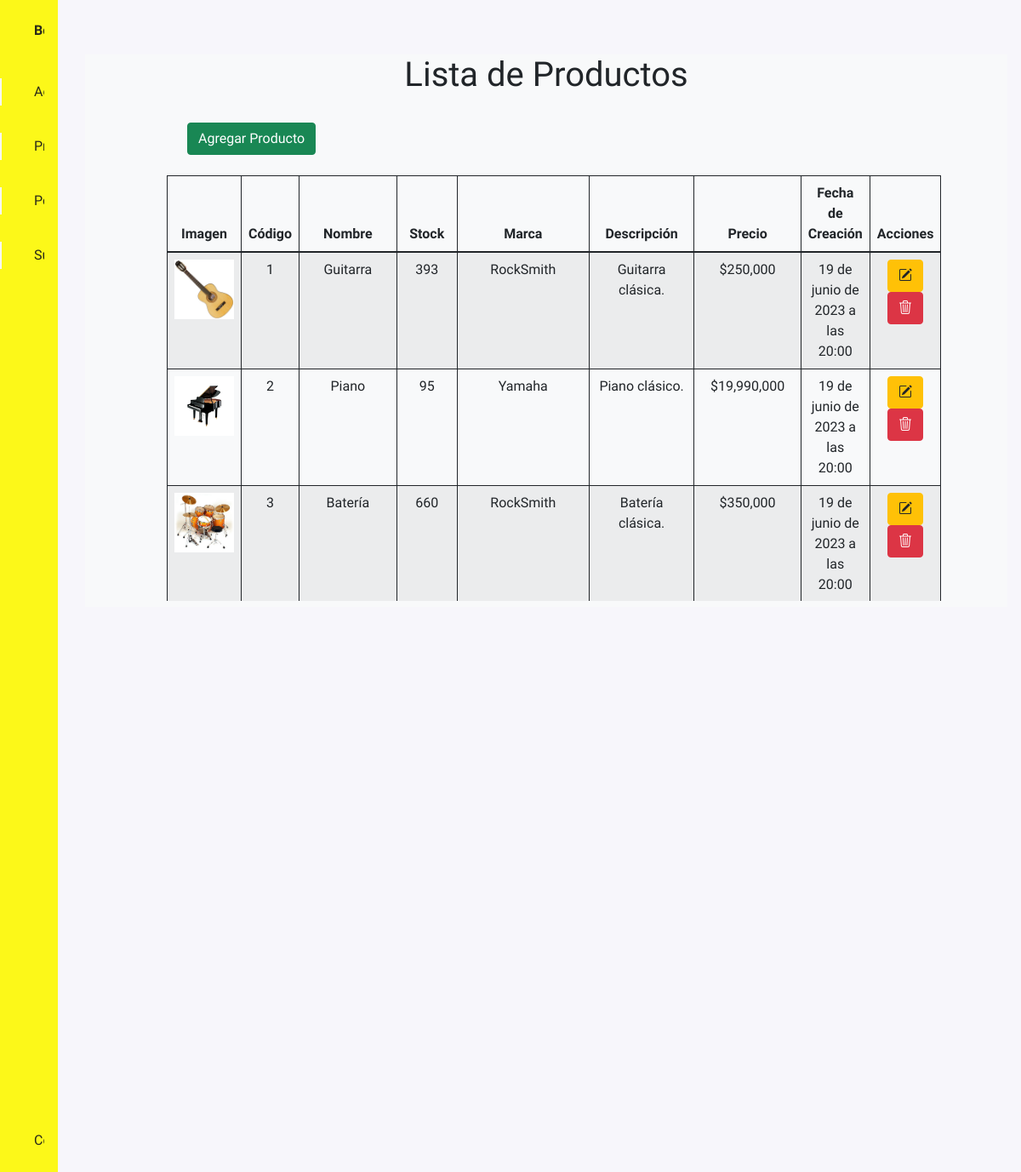
/bodega/productos/ (signed in), run on the app's committed database.
### bodega/models.py (models this page shows, shortened)
class Producto(models.Model):
    codigo = models.IntegerField(primary_key=True, null=False, unique=True, verbose_name='Codigo')
    nombre = models.CharField(max_length=50, null=False, verbose_name='Nombre')
    stock = models.IntegerField(null=False, default=0, verbose_name='Stock')
    descripcion = models.CharField(max_length=400, verbose_name='Descripción')
    marca = models.CharField(max_length=80, verbose_name='Marca')
    precio = models.IntegerField(null=False, default=0, verbose_name='Precio')
    imagen = models.ImageField(null=True, blank=True, upload_to='productos/', verbose_name='Imagen')
    fecha_creacion = models.DateTimeField(auto_now_add=True, verbose_name='Fecha de Creación')
    class Meta:
        verbose_name='producto'
        verbose_name_plural='productos'
        ordering=['codigo']

### bodega/views.py (the view)
# urls.py: path('bodega/productos/', productos_list, name="productos_list"),
@login_required
def productos_list(request):
    context = {'productos' : Producto.objects.all()}
    return render(request, 'core/producto/productos.html', context)

### bodega/templates/core/producto/productos.html (shortened to what this page needs)
{% extends 'core/base.html' %}
{% load static humanize %}
{% block content %}
<div class="container">
    <div class="row text-center my-4 mx-5">
        <h1>Lista de Productos</h1>
        <div class="col-lg-12 producto">
            <div class="text-start my-4 mx-5">
                <a href="{% url 'productos_new' %}" class="btn btn-success">Agregar Producto</a>
            </div>
            <div class="container-fluid table-wrapper">
                <table id="table" class="table table-hover table-bordered border-dark table-striped">
                    <thead>
                        <tr>
                            <th scope="col" class="fw-bold">Imagen</th>
                            <th scope="col" class="fw-bold">Código</th>
                            <th scope="col" class="fw-bold">Nombre</th>
                            <th scope="col" class="fw-bold">Stock</th>
                            <th scope="col" class="fw-bold">Marca</th>
                            <th scope="col" class="fw-bold">Descripción</th>
                            <th scope="col" class="fw-bold">Precio</th>
                            <th scope="col" class="fw-bold">Fecha de Creación</th>
                            <th scope="col" class="fw-bold">Acciones</th>
                        </tr>
                    </thead>
                    <tbody>
                        {% for p in productos %}
                        <tr>
                            {% if p.imagen %}
                            <td><img width="70px" src="{{p.imagen.url}}" alt="{{p.imagen}}"></td>
                            {% else %}
                            <td><img width="70px" src="{% static 'core/img/default.png' %}" alt=""></td>
                            {% endif %}
                            <td>{{p.codigo}}</td>
                            <td>{{p.nombre}}</td>
                            <td>{{p.stock}}</td>
                            <td>{{p.marca}}</td>
                            <td>{{p.descripcion}}</td>
                            <td>${{p.precio|intcomma:False}}</td>
                            <td>{{p.fecha_creacion}}</td>
                            <td>
                                <a class="btn btn-warning" href="/bodega/productos/{{p.codigo}}/edit"
                                    data-bs-toggle="tooltip" data-bs-title="Editar producto">
                                    <i class="bi bi-pencil-square text-dark"></i>
                                </a>
                                <a class="btn btn-danger modal-borrar" href="/bodega/productos/{{p.codigo}}/delete"
                                    data-bs-toggle="tooltip" data-bs-title="Eliminar producto">
                                    <i class="bi bi-trash3"></i>
                                </a>
                            </td>
                        </tr>
                        {% empty %}
                        <tr>
                            <td class="text-center fw-bold" colspan="9">No hay productos registrados.</td>
                        </tr>
                        {% endfor %}
                    </tbody>
                </table>
            </div>
        </div>
    </div>
    {% endblock %}

### bodega/templates/core/base.html (shortened to what this page needs)
<!DOCTYPE html>
<html lang="es">
<head>
  {% load static %}
  <link href="https://cdn.jsdelivr.net/npm/bootstrap@5.1.3/dist/css/bootstrap.min.css" rel="stylesheet"
>
  <link rel="stylesheet" href="https://cdn.jsdelivr.net/npm/bootstrap-icons@1.8.2/font/bootstrap-icons.css">
  <link rel="stylesheet" href="{% static 'core/css/styles.css' %}">
  <link rel="stylesheet" href="https://cdn.jsdelivr.net/npm/boxicons@latest/css/boxicons.min.css">
  <link rel="stylesheet" href="{% static 'core/css/styles.css' %}" type="text/css">
</head>
<body id="body-pd">
  <header class="header" id="header">
  </header>
  <div class="l-navbar" id="nav-bar">
    <nav class="nav">
      <div> <a href="{% url 'index' %}" class="nav_logo">  <span class="nav_logo-name">Bodega
            Central</span> </a>
        <div class="nav_list">
          <a href="{% url 'admin_view' %}" class="nav_link active">  <span
            class="nav_name">Administrador</span></a>
          <a href="{% url 'productos_list' %}" class="nav_link active">  <span
              class="nav_name">Productos</span></a>
          <a href="{% url 'pedidos_list' %}" class="nav_link active">  <span
            class="nav_name">Pedidos</span></a>
          <a href="{% url 'sucursal_list' %}" class="nav_link active">  <span
            class="nav_name">Sucursales</span></a>
        </div>
      </div>
      <a href="{% url 'logout' %}" class="nav_link" id="logout"> <span
        class="nav_name">Cerrar Sesión</span></a>
    </nav>
  </div>
  <div class="bg-light">
    {% block content %}{% endblock %}
</body>
</html>

### bodega/static/core/css/styles.css (style rules this page uses)
:root { --header-height: 3rem; --nav-width: 68px; --first-color: #fcf819; --first-color-light: #AFA5D9; --white-color: #F7F6FB; --body-font: 'Nunito', sans-serif; --normal-font-size: 1rem; --z-fixed: 100 }
body { background-color: #F7F6FB; position: relative; margin: var(--header-height) 0 0 0; padding: 0 1rem; font-family: var(--body-font); font-size: var(--normal-font-size); transition: .5s }
a { text-decoration: none }
.header { width: 100%; height: var(--header-height); position: fixed; top: 0; left: 0; display: flex; align-items: center; justify-content: space-between; padding: 0 1rem; z-index: var(--z-fixed); transition: .5s }
.l-navbar { position: fixed; top: 0; left: -30%; width: var(--nav-width); height: 100vh; background-color: var(--first-color); padding: .5rem 1rem 0 0; transition: .5s; z-index: var(--z-fixed) }
.nav { height: 100%; display: flex; flex-direction: column; justify-content: space-between; overflow: hidden }
.nav_logo, .nav_link { display: grid; grid-template-columns: max-content max-content; align-items: center; column-gap: 1rem; padding: .5rem 0 .5rem 1.5rem }
.nav_logo { margin-bottom: 2rem }
.nav_logo-name { color: #292919; font-weight: 700 }
.nav_link { position: relative; color: #292919; margin-bottom: 1.5rem; transition: .3s }
#logout.nav_link { position: bottom; color: #292919; margin-bottom: 1.5rem; transition: .3s }
.active { color: #292919 }
.active::before { content: ''; position: absolute; left: 0; width: 2px; height: 32px; background-color: var(--white-color) }
.container-fluid { max-height: clamp(40vh); overflow: auto; }
@media screen and (min-width: 768px) { body { margin: calc(var(--header-height) + 1rem) 0 0 0; padding-left: calc(var(--nav-width) + 2rem) } }
@media screen and (min-width: 768px) { .header { height: calc(var(--header-height) + 1rem); padding: 0 2rem 0 calc(var(--nav-width) + 2rem) } }
@media screen and (min-width: 768px) { .l-navbar { left: 0; padding: 1rem 1rem 0 0 } }
.table-wrapper { max-height: 500px; overflow: auto; display:inline-block; }

### data on the page
Producto: imagen (picture), codigo "1", nombre "Guitarra", stock "393", marca "RockSmith", descripcion "Guitarra clásica.", precio "250,000", fecha_creacion "19 de junio de 2023 a las 20:00"
Producto: imagen (picture), codigo "2", nombre "Piano", stock "95", marca "Yamaha", descripcion "Piano clásico.", precio "19,990,000", fecha_creacion "19 de junio de 2023 a las 20:00"
Producto: imagen (picture), codigo "3", nombre "Batería", stock "660", marca "RockSmith", descripcion "Batería clásica.", precio "350,000", fecha_creacion "19 de junio de 2023 a las 20:00"
